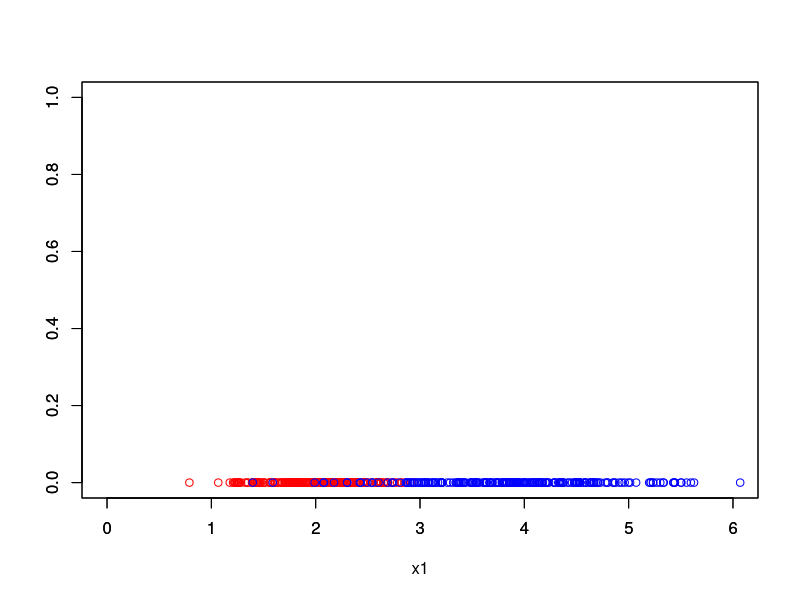

The R source for this figure:
# CLASSIFICADOR BAYESIANO

# - Baseado em probabilidade
# - Tem como hipótese que seus atributos são independentes (ingênuo)

nc<-240
sd1<-0.4
sd2<-0.8

aux1<-matrix(0, ncol=1, nrow=nc)
aux2<-matrix(0, ncol=1, nrow=nc)

xc1<-matrix(rnorm(nc, mean = 2, sd = sd1), ncol=1)
xc2<-matrix(rnorm(nc, mean = 4, sd = sd2), ncol=1)

plot(xc1, aux1, col='red', xlim =c(0,6), ylim = c(0,1), xlab = 'x1', ylab = '')
par(new=T)
plot(xc2, aux2, col='blue', xlim =c(0,6), ylim = c(0,1), xlab = '', ylab = '')

y1<-array(1, dim=c(nc,1))
y2<-array(-1, dim=c(nc,1))

iseq1<-sample(nc)
iseq2<-sample(nc)


xtrain1<-xc1[iseq1[1:(nc*0.9)]]
xtrain2<-xc2[iseq2[1:(nc*0.9)]]
xte1<-xc1[-iseq1[1:(nc*0.4)]]
xte2<-xc2[-iseq2[1:(nc*0.4)]]

yte1<-array(1, dim = c(nc*.1,1))
yte2<-array(0, dim = c(nc*.1,1))

nc<-nc*.9

Pc1<-nc/(nc+nc)
Pc2<-nc/(nc+nc)

### Treian o modelo

pdf1var<-function(x,m,s)((1/sqrt((2*pi*s))))*exp(-0.5*((x-m)^2))

u1<-mean(xtrain1)
u2<-mean(xtrain2)
s1<-sd(xtrain1)
s2<-sd(xtrain2)

### Classifica conjunto de teste

xte<-cbind(xte1, xte2)
yte<-cbind(yte1, yte2)

Pxdc1<-pdf1var(xte, u1, s1)
Pxdc2<-pdf1var(xte, u2, s2)

class<-Pxdc1*Pc1/(Pxdc2*Pc2)

class

